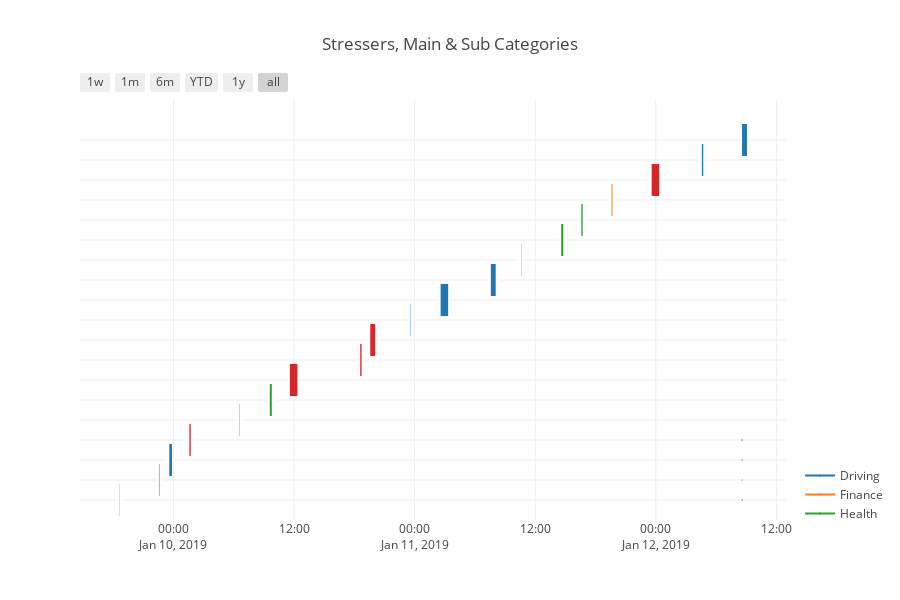

The notebook cell this image was saved under:
### Code cell
ds.plot_stress_gantt()

### Figure 1 — Plotly figure (JSON) as saved in the notebook; plotly's stock layout.template omitted (floating-point values rounded to 4 significant figures)
{"data": [{"marker": {"color": "white"}, "name": "", "type": "scatter", "uid": "bddcad7a-556d-4fac-a696-48cec7f66bc0", "x": ["2019-01-09 18:34:59", "2019-01-09 18:36:59"], "y": [0, 0]}, {"marker": {"color": "white"}, "name": "", "type": "scatter", "uid": "23cfe2f7-3234-489b-a3ef-7da376b56b1b", "x": ["2019-01-09 22:34:59", "2019-01-09 22:37:59"], "y": [1, 1]}, {"marker": {"color": "white"}, "name": "", "type": "scatter", "uid": "ec685997-31df-4272-8893-c8a2ce29b24c", "x": ["2019-01-09 23:34:59", "2019-01-09 23:50:59"], "y": [2, 2]}, {"marker": {"color": "white"}, "name": "", "type": "scatter", "uid": "6843bc63-36dd-480d-b1b1-875b3739842b", "x": ["2019-01-10 01:34:59", "2019-01-10 01:42:59"], "y": [3, 3]}, {"marker": {"color": "white"}, "name": "", "type": "scatter", "uid": "db85a1e3-c8f1-4937-aff9-955b0899612c", "x": ["2019-01-10 06:34:59", "2019-01-10 06:36:59"], "y": [4, 4]}, {"marker": {"color": "white"}, "name": "", "type": "scatter", "uid": "59880885-37ec-4905-ad18-a4ec9eaef37c", "x": ["2019-01-10 09:34:59", "2019-01-10 09:46:59"], "y": [5, 5]}, {"marker": {"color": "white"}, "name": "", "type": "scatter", "uid": "60a93412-f202-4ce0-9ebb-3a2a13999324", "x": ["2019-01-10 11:34:59", "2019-01-10 12:19:59"], "y": [6, 6]}, {"marker": {"color": "white"}, "name": "", "type": "scatter", "uid": "c4104205-e63e-4a50-b99a-9bbf3888db37", "x": ["2019-01-10 18:34:59", "2019-01-10 18:42:59"], "y": [7, 7]}, {"marker": {"color": "white"}, "name": "", "type": "scatter", "uid": "ce7eae49-cb10-4b62-bda7-2b5ea737af43", "x": ["2019-01-10 19:34:59", "2019-01-10 20:03:59"], "y": [8, 8]}, {"marker": {"color": "white"}, "name": "", "type": "scatter", "uid": "f83b7183-8b65-4c8f-b226-a9292bd35d4d", "x": ["2019-01-10 23:34:59", "2019-01-10 23:36:59"], "y": [9, 9]}, {"marker": {"color": "white"}, "name": "", "type": "scatter", "uid": "2d09a29a-2f66-42a5-804d-0c4709d58ff0", "x": ["2019-01-11 02:34:59", "2019-01-11 03:19:59"], "y": [10, 10]}, {"marker": {"color": "white"}, "name": "", "type": "scatter", "uid": "d8e79cef-9c87-4a90-b363-5427c408c68d", "x": ["2019-01-11 07:34:59", "2019-01-11 08:03:59"], "y": [11, 11]}, {"marker": {"color": "white"}, "name": "", "type": "scatter", "uid": "e66af23b-4dd4-4662-8bfb-2389df25082d", "x": ["2019-01-11 10:34:59", "2019-01-11 10:36:59"], "y": [12, 12]}, {"marker": {"color": "white"}, "name": "", "type": "scatter", "uid": "541ed529-60fc-433e-8676-557dfcade9a5", "x": ["2019-01-11 14:34:59", "2019-01-11 14:46:59"], "y": [13, 13]}, {"marker": {"color": "white"}, "name": "", "type": "scatter", "uid": "7f80e963-2592-4cfd-a815-00b3758020d6", "x": ["2019-01-11 16:34:59", "2019-01-11 16:42:59"], "y": [14, 14]}, {"marker": {"color": "white"}, "name": "", "type": "scatter", "uid": "213f3175-04e0-4cfd-852c-eef4561487f6", "x": ["2019-01-11 19:34:59", "2019-01-11 19:40:59"], "y": [15, 15]}, {"marker": {"color": "white"}, "name": "", "type": "scatter", "uid": "832fb23d-a0df-4e84-b502-db18f4ba975b", "x": ["2019-01-11 23:34:59", "2019-01-12 00:19:59"], "y": [16, 16]}, {"marker": {"color": "white"}, "name": "", "type": "scatter", "uid": "84b4d3ce-940d-4936-b217-af56bc075d4a", "x": ["2019-01-12 04:34:59", "2019-01-12 04:42:59"], "y": [17, 17]}, {"marker": {"color": "white"}, "name": "", "type": "scatter", "uid": "cabc5cc4-810e-4545-808e-b7f59aaa5c68", "x": ["2019-01-12 08:34:59", "2019-01-12 09:03:59"], "y": [18, 18]}, {"hoverinfo": "none", "marker": {"color": "rgb(31, 119, 180)", "size": 1}, "name": "Driving", "showlegend": true, "type": "scatter", "uid": "7376b96f-b0e1-41eb-b80f-d7237625c713", "x": ["2019-01-12 08:34:59", "2019-01-12 08:34:59"], "y": [0, 0]}, {"hoverinfo": "none", "marker": {"color": "rgb(255, 127, 14)", "size": 1}, "name": "Finance", "showlegend": true, "type": "scatter", "uid": "7cae01e2-b72c-4a6b-b630-9ac9c89c46b6", "x": ["2019-01-12 08:34:59", "2019-01-12 08:34:59"], "y": [1, 1]}, {"hoverinfo": "none", "marker": {"color": "rgb(44, 160, 44)", "size": 1}, "name": "Health", "showlegend": true, "type": "scatter", "uid": "b780ba0a-32cc-4578-a5d7-20fe330c93e7", "x": ["2019-01-12 08:34:59", "2019-01-12 08:34:59"], "y": [2, 2]}, {"hoverinfo": "none", "marker": {"color": "rgb(214, 39, 40)", "size": 1}, "name": "Job", "showlegend": true, "type": "scatter", "uid": "99eb9de9-4cb7-41d8-b862-4effc8b838ae", "x": ["2019-01-12 08:34:59", "2019-01-12 08:34:59"], "y": [3, 3]}], "layout": {"height": 600, "hovermode": "closest", "shapes": [{"fillcolor": "rgb(255, 127, 14)", "line": {"width": 0}, "opacity": 1, "type": "rect", "x0": "2019-01-09 18:34:59", "x1": "2019-01-09 18:36:59", "xref": "x", "y0": -0.8, "y1": 0.8, "yref": "y"}, {"fillcolor": "rgb(44, 160, 44)", "line": {"width": 0}, "opacity": 1, "type": "rect", "x0": "2019-01-09 22:34:59", "x1": "2019-01-09 22:37:59", "xref": "x", "y0": 0.2, "y1": 1.8, "yref": "y"}, {"fillcolor": "rgb(31, 119, 180)", "line": {"width": 0}, "opacity": 1, "type": "rect", "x0": "2019-01-09 23:34:59", "x1": "2019-01-09 23:50:59", "xref": "x", "y0": 1.2, "y1": 2.8, "yref": "y"}, {"fillcolor": "rgb(214, 39, 40)", "line": {"width": 0}, "opacity": 1, "type": "rect", "x0": "2019-01-10 01:34:59", "x1": "2019-01-10 01:42:59", "xref": "x", "y0": 2.2, "y1": 3.8, "yref": "y"}, {"fillcolor": "rgb(44, 160, 44)", "line": {"width": 0}, "opacity": 1, "type": "rect", "x0": "2019-01-10 06:34:59", "x1": "2019-01-10 06:36:59", "xref": "x", "y0": 3.2, "y1": 4.8, "yref": "y"}, {"fillcolor": "rgb(44, 160, 44)", "line": {"width": 0}, "opacity": 1, "type": "rect", "x0": "2019-01-10 09:34:59", "x1": "2019-01-10 09:46:59", "xref": "x", "y0": 4.2, "y1": 5.8, "yref": "y"}, {"fillcolor": "rgb(214, 39, 40)", "line": {"width": 0}, "opacity": 1, "type": "rect", "x0": "2019-01-10 11:34:59", "x1": "2019-01-10 12:19:59", "xref": "x", "y0": 5.2, "y1": 6.8, "yref": "y"}, {"fillcolor": "rgb(214, 39, 40)", "line": {"width": 0}, "opacity": 1, "type": "rect", "x0": "2019-01-10 18:34:59", "x1": "2019-01-10 18:42:59", "xref": "x", "y0": 6.2, "y1": 7.8, "yref": "y"}, {"fillcolor": "rgb(214, 39, 40)", "line": {"width": 0}, "opacity": 1, "type": "rect", "x0": "2019-01-10 19:34:59", "x1": "2019-01-10 20:03:59", "xref": "x", "y0": 7.2, "y1": 8.8, "yref": "y"}, {"fillcolor": "rgb(31, 119, 180)", "line": {"width": 0}, "opacity": 1, "type": "rect", "x0": "2019-01-10 23:34:59", "x1": "2019-01-10 23:36:59", "xref": "x", "y0": 8.2, "y1": 9.8, "yref": "y"}, {"fillcolor": "rgb(31, 119, 180)", "line": {"width": 0}, "opacity": 1, "type": "rect", "x0": "2019-01-11 02:34:59", "x1": "2019-01-11 03:19:59", "xref": "x", "y0": 9.2, "y1": 10.8, "yref": "y"}, {"fillcolor": "rgb(31, 119, 180)", "line": {"width": 0}, "opacity": 1, "type": "rect", "x0": "2019-01-11 07:34:59", "x1": "2019-01-11 08:03:59", "xref": "x", "y0": 10.2, "y1": 11.8, "yref": "y"}, {"fillcolor": "rgb(255, 127, 14)", "line": {"width": 0}, "opacity": 1, "type": "rect", "x0": "2019-01-11 10:34:59", "x1": "2019-01-11 10:36:59", "xref": "x", "y0": 11.2, "y1": 12.8, "yref": "y"}, {"fillcolor": "rgb(44, 160, 44)", "line": {"width": 0}, "opacity": 1, "type": "rect", "x0": "2019-01-11 14:34:59", "x1": "2019-01-11 14:46:59", "xref": "x", "y0": 12.2, "y1": 13.8, "yref": "y"}, {"fillcolor": "rgb(44, 160, 44)", "line": {"width": 0}, "opacity": 1, "type": "rect", "x0": "2019-01-11 16:34:59", "x1": "2019-01-11 16:42:59", "xref": "x", "y0": 13.2, "y1": 14.8, "yref": "y"}, {"fillcolor": "rgb(255, 127, 14)", "line": {"width": 0}, "opacity": 1, "type": "rect", "x0": "2019-01-11 19:34:59", "x1": "2019-01-11 19:40:59", "xref": "x", "y0": 14.2, "y1": 15.8, "yref": "y"}, {"fillcolor": "rgb(214, 39, 40)", "line": {"width": 0}, "opacity": 1, "type": "rect", "x0": "2019-01-11 23:34:59", "x1": "2019-01-12 00:19:59", "xref": "x", "y0": 15.2, "y1": 16.8, "yref": "y"}, {"fillcolor": "rgb(31, 119, 180)", "line": {"width": 0}, "opacity": 1, "type": "rect", "x0": "2019-01-12 04:34:59", "x1": "2019-01-12 04:42:59", "xref": "x", "y0": 16.2, "y1": 17.8, "yref": "y"}, {"fillcolor": "rgb(31, 119, 180)", "line": {"width": 0}, "opacity": 1, "type": "rect", "x0": "2019-01-12 08:34:59", "x1": "2019-01-12 09:03:59", "xref": "x", "y0": 17.2, "y1": 18.8, "yref": "y"}], "showlegend": true, "title": {"text": "Stressers, Main & Sub Categories"}, "width": 900, "xaxis": {"autorange": true, "range": ["2019-01-09 14:41:47.5167", "2019-01-12 12:57:10.4833"], "rangeselector": {"buttons": [{"count": 7, "label": "1w", "step": "day", "stepmode": "backward"}, {"count": 1, "label": "1m", "step": "month", "stepmode": "backward"}, {"count": 6, "label": "6m", "step": "month", "stepmode": "backward"}, {"count": 1, "label": "YTD", "step": "year", "stepmode": "todate"}, {"count": 1, "label": "1y", "step": "year", "stepmode": "backward"}, {"step": "all"}]}, "showgrid": true, "type": "date", "zeroline": false}, "yaxis": {"autorange": false, "range": [-1, 20], "showgrid": true, "showticklabels": false, "ticktext": ["Unexpected losses", "My eating habits", "Saw a police car", "Technology barriers", "Physical inability", "My eating habits", "Unpleasant conversation", "Late arrival", "Technology barriers", "Difficulty in navigating", "Saw a police car", "Indecision at a traffic intersection", "Missed payment", "Physical inability", "Physical inability", "Unexpected losses", "Bored / Not enough to do", "Was Tailgated", "Difficulty in navigating"], "tickvals": [0, 1, 2, 3, 4, 5, 6, 7, 8, 9, 10, 11, 12, 13, 14, 15, 16, 17, 18], "type": "linear", "zeroline": false}}}
